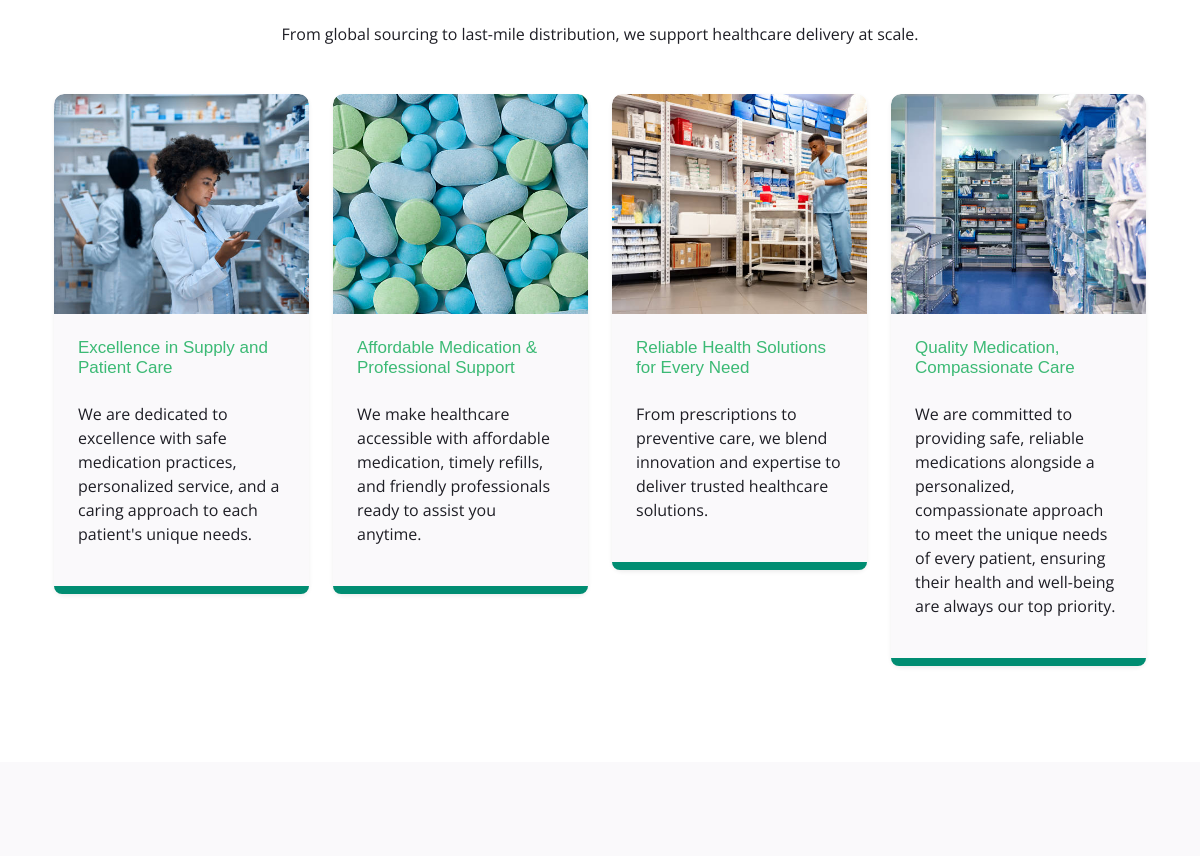
Before: / (middle part) with the older database file.
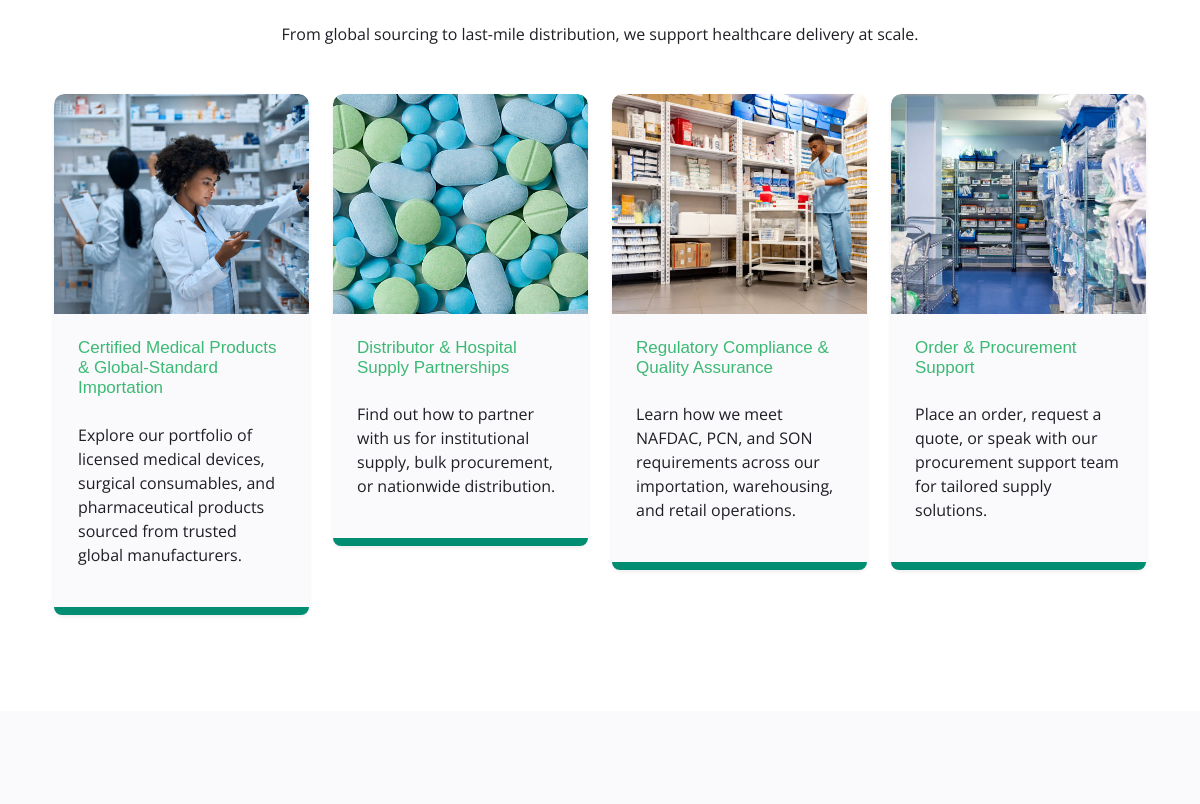
After: the same page with the newer database file.
### ce_cypharm/models.py (models this page shows, shortened)
class CecypharmFirstCategoryImage(models.Model):
    first_category_cecypharm_title = models.CharField(max_length=255, blank=True, null=True)
    first_category_cecypharm_description = models.TextField()
    first_category_cecypharm_slug = models.SlugField (max_length=255,blank=True, null=True)
    first_category_cecypharm_image = models.FileField(upload_to=' first_image/')
    first_category_cecypharm_publish_date = models.DateTimeField (auto_now_add= True)
    first_category_cecypharm_author = models.ForeignKey(User, on_delete=models.CASCADE)
    class Meta:
        ordering =['-first_category_cecypharm_publish_date']

### ce_cypharm/views.py (the view)
# urls.py: path('', HomeView.as_view(), name="home"),
class HomeView(ListView):
    model = MainImageCarousel
    template_name = 'ce_cypharm/home.html'
    def get_context_data(self, **kwargs):
        context = super().get_context_data(**kwargs)
        context['first_image_categorys'] = CecypharmFirstCategoryImage.objects.all()
        context['second_image_categorys'] = CecypharmSecondCategoryImage.objects.all()
        context['blogs'] = BlogPost.objects.all()
        return context

### templates/ce_cypharm/home.html (shortened to what this page needs)
{% extends "base.html" %}
{% load static %}
{% block content %}
<div class="container-fluid service py-5">
  <div class="container py-5">
    <div class="section-title mb-5 wow fadeInUp" data-wow-delay="0.2s">
      <p class="mb-0">  From global sourcing to last-mile distribution, we support healthcare delivery at scale.</p>
    </div>
    <div class="row g-4 justify-content-center">
      {% for first_image_category in first_image_categorys %}
      <div class="col-md-6 col-lg-4 col-xl-3 wow fadeInUp" data-wow-delay="0.1s">
        <div class="service-item rounded shadow-sm">
          <div class="service-img rounded-top">
            {% if first_image_category.first_category_cecypharm_image %}
            <img
              src="{{ first_image_category.first_category_cecypharm_image.url }}"
              class="img-fluid rounded-top w-100"
              style="height: 220px; object-fit: cover;"
              alt="">
            {% endif %}
          </div>
          <div class="service-content rounded-bottom bg-light p-4">
            <div class="service-content-inner">
              <h5 class="mb-4">{{ first_image_category.first_category_cecypharm_title }}</h5>
              <p class="mb-4">{{ first_image_category.first_category_cecypharm_description }}</p>
            </div>
          </div>
        </div>
      </div>
      {% endfor %}
    </div>
  </div>
</div>
<div class="container-fluid about bg-light py-5">
  <div class="container py-5">
    <div class="row g-5 align-items-center">
    </div>
  </div>
</div>
{% endblock %}

### templates/base.html (shortened to what this page needs)
{% load static %}
{% load static %}
<html lang="en">
<head>
    <link rel="stylesheet" href="https://use.fontawesome.com/releases/v5.15.4/css/all.css"/>
    <link href="https://cdn.jsdelivr.net/npm/bootstrap-icons@1.4.1/font/bootstrap-icons.css" rel="stylesheet">
    <link href="https://cdn.jsdelivr.net/npm/bootstrap@5.3.3/dist/css/bootstrap.min.css" rel="stylesheet">
    <link href="{% static 'lib/animate/animate.min.css' %}" rel="stylesheet">
    <link href="{% static 'lib/owlcarousel/assets/owl.carousel.min.css' %}" rel="stylesheet">
    <link href="{% static 'css/bootstrap.min.css' %}" rel="stylesheet">
    <link rel="stylesheet" href="{% static 'css/style.css' %}">
</head>
</html>
        {% block content %}
        {% endblock  %}
    </body>
</html>

### static/css/style.css (style rules this page uses)
.section-title { max-width: 900px; text-align: center; margin: 0 auto; }
h6, .h6, h5, .h5, h4, .h4 { margin-top: 0; font-size:17; margin-bottom: .5rem; font-family: "Playfair Display", sans-serif; font-weight: 500; line-height: 1.2; color: rgba(39, 179, 102, 0.9); }
.service .service-item { box-shadow: 0 0 45px rgba(0, 0, 0, .2) ; }
.service .service-item .service-img { position: relative; overflow: hidden; z-index: 1; }
.service .service-item .service-img img { transition: 0.5s; }
.service .service-item .service-img::before { width: 100%; height: 0; position: absolute; content: ""; top: 0; left: 0; border-top-right-radius: 10px; border-top-left-radius: 10px; transition: 0.5s; z-index: 5; }
.service .service-item .service-content { position: relative; z-index: 2; }
.service .service-item .service-content::before { width: 100%; height: 8px; position: absolute; content: ""; bottom: 0; left: 0; border-bottom-left-radius: 10px; border-bottom-right-radius: 10px; background: #008D72; transition: 0.5s; z-index: 3; }
.service .service-item .service-content .service-content-inner { transition: 0.5s; }

Changed rows visible on the page:
changed CecypharmFirstCategoryImage: first_category_cecypharm_title "Excellence in Supply and Patient Care" → "Certified Medical Products & Global-Standard Importation"; first_category_cecypharm_description "We are dedicated to excellence with safe medication practices, personalized service, and a caring approach to each patient's unique needs." → "Explore our portfolio of licensed medical devices, surgical consumables, and pharmaceutical products sourced from trusted global manufacturers."
changed CecypharmFirstCategoryImage: first_category_cecypharm_title "Affordable Medication & Professional Support" → "Distributor & Hospital Supply Partnerships"; first_category_cecypharm_description "We make healthcare accessible with affordable medication, timely refills, and friendly professionals ready to assist you anytime." → "Find out how to partner with us for institutional supply, bulk procurement, or nationwide distribution."
changed CecypharmFirstCategoryImage: first_category_cecypharm_title "Reliable Health Solutions for Every Need" → "Regulatory Compliance & Quality Assurance"; first_category_cecypharm_description "From prescriptions to preventive care, we blend innovation and expertise to deliver trusted healthcare solutions." → "Learn how we meet NAFDAC, PCN, and SON requirements across our importation, warehousing, and retail operations."
changed CecypharmFirstCategoryImage: first_category_cecypharm_title "Quality Medication, Compassionate Care" → "Order & Procurement Support"; first_category_cecypharm_description "We are committed to providing safe, reliable medications alongside a personalized, compassionate approach to meet the unique needs of every patient, ensuring their health and well-being are always our top priority." → "Place an order, request a quote, or speak with our procurement support team for tailored supply solutions."
